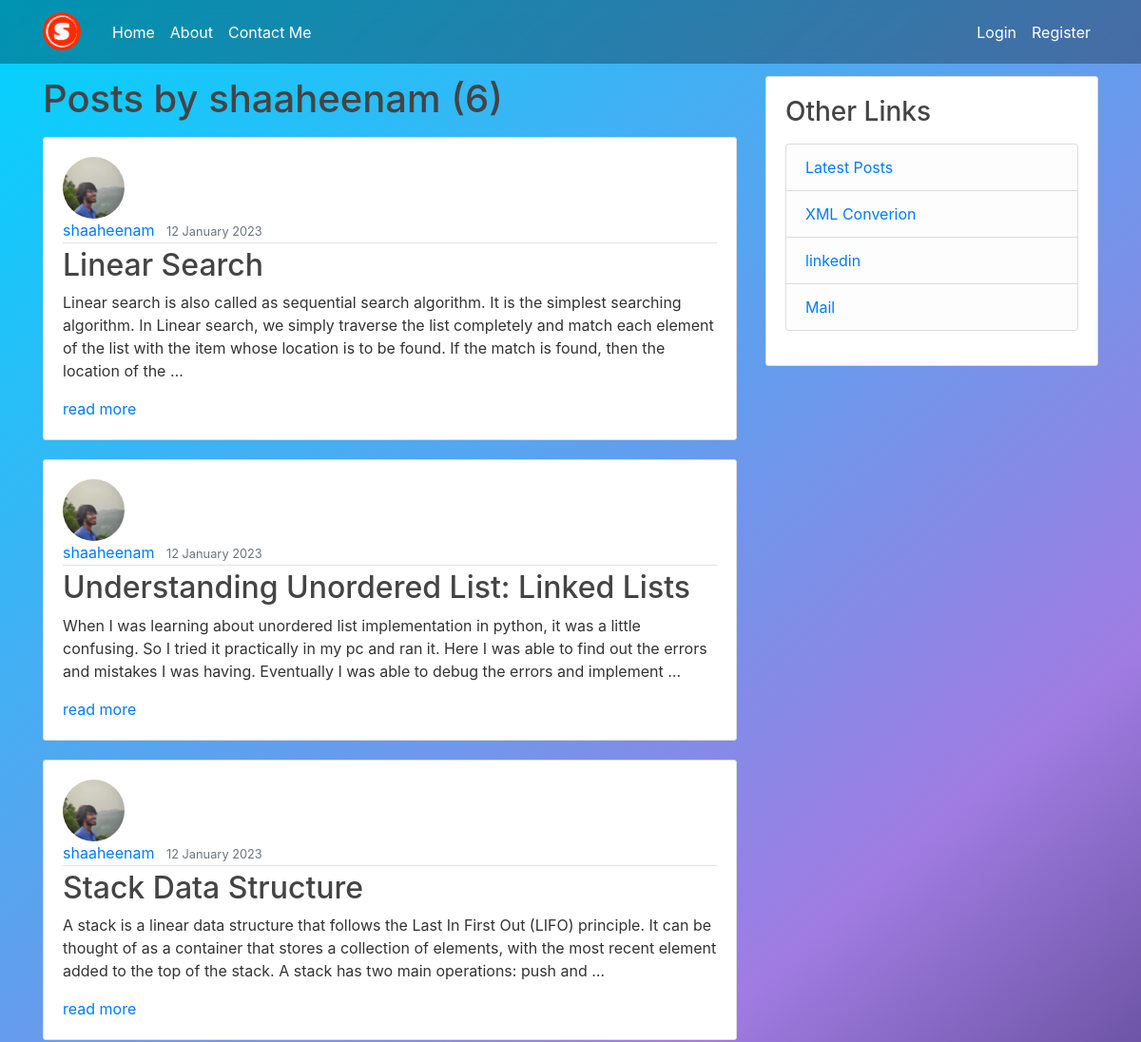
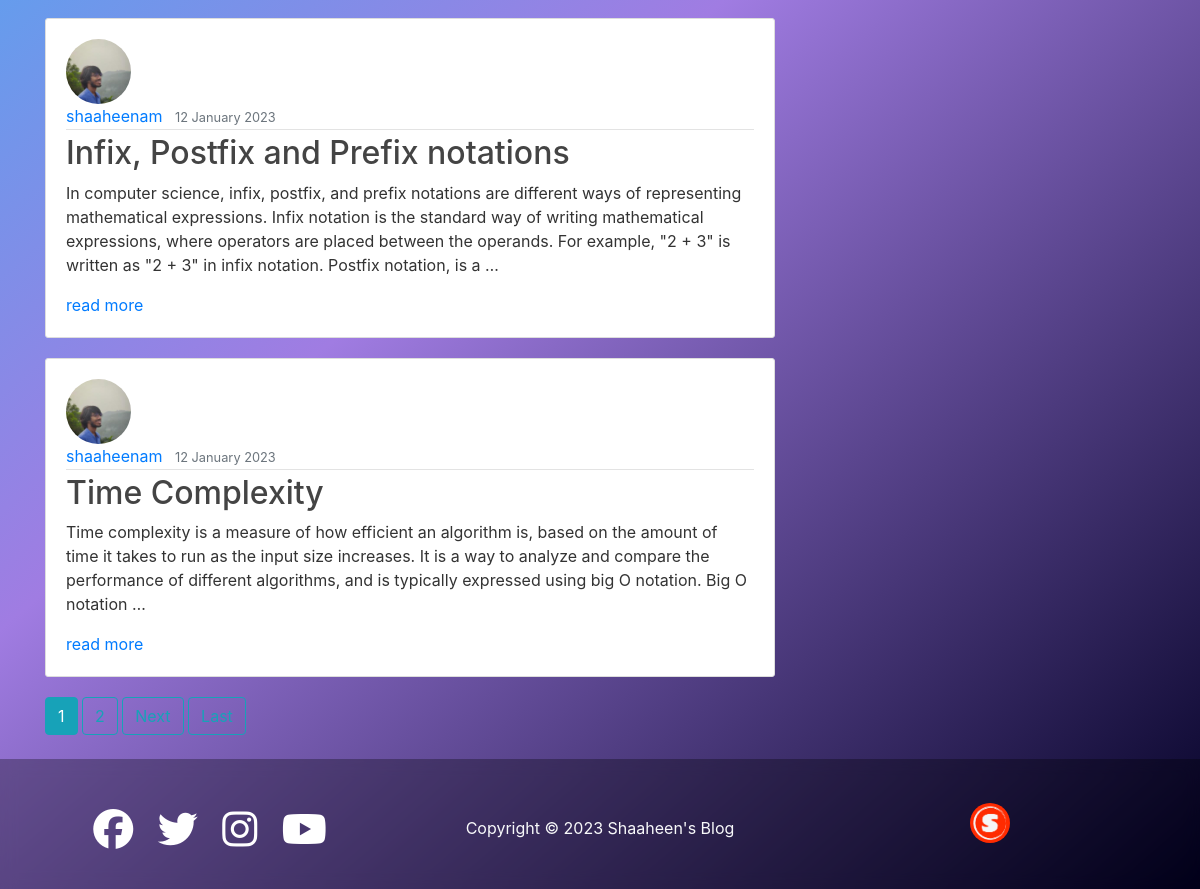
Page /user/shaaheenam on the committed database (2 pictures, top to bottom).
### blog/models.py (models this page shows, shortened)
class Post(models.Model):
    title = models.CharField(max_length=100)
    content = models.TextField()
    date_posted = models.DateTimeField(default=timezone.now)
    author = models.ForeignKey(User, on_delete=models.CASCADE)#if user is deleted, their post is also deleted
    image = models.ImageField(default='post-default.jpg',upload_to='post_images')

### users/models.py (models this page shows, shortened)
class Profile(models.Model):
    user = models.OneToOneField(User, on_delete=models.CASCADE)
    image = models.ImageField(default='default.jpg', upload_to='profile_pics')
    linkedin = models.URLField(null=True)

### blog/views.py (the view)
# urls.py: path('user/<str:username>', UserPostListView.as_view(), name='user-posts'), # blog/post_list.html <- <app>/<model>_<viewtype>.html by default but we gave template name as user_posts.html in views.py
class UserPostListView(ListView):
    model = Post
    template_name = 'blog/user_posts.html' # <app>/<model>_<viewtype>.html
    context_object_name = 'posts'
    paginate_by = 5
    def get_queryset(self):
        user = get_object_or_404(User, username=self.kwargs.get('username'))
        return Post.objects.filter(author=user).order_by('-date_posted')

### blog/templates/blog/user_posts.html (shortened to what this page needs)
{% extends "blog/base.html" %}
{% block content %}
    <h1 class="mb-3">Posts by {{ view.kwargs.username }} ({{ page_obj.paginator.count }})</h1>
    {% for post in posts %}
    <article class="media content-section">
        <img class="rounded-circle article-img" src="{{ post.author.profile.image.url }}">
        <div class="media-body">
          <div class="article-metadata">
            <a class="mr-2" href="{% url 'user-posts' post.author.username %}">{{ post.author }}</a>
            <small class="text-muted">{{ post.date_posted|date:"d F Y" }}</small>
          </div>
          <h2><a class="article-title" href="{% url 'post-detail' post.id %}">{{ post.title }}</a></h2>
          <p class="article-content">{{ post.content|truncatewords:"50" }}</p>
          <a href="{% url 'post-detail' post.id %}">read more</a>
        </div>
      </article>
    {% endfor %}
    {% if is_paginated %}
      {% for num in page_obj.paginator.page_range %}
        {% if page_obj.number  == num %}
          <a class="btn btn-info mb-4" href="?page={{ num }}">{{ num }}</a>
        {% elif num > page_obj.number|add:'-3' and num < page_obj.number|add:'3' %}
        <a class="btn btn-outline-info mb-4" href="?page={{ num }}">{{ num }}</a>
        {% endif %}
      {% endfor %}
      {% if page_obj.has_next %}
        <a class="btn btn-outline-info mb-4" href="?page={{ page_obj.next_page_number }}">Next</a>
        <a class="btn btn-outline-info mb-4" href="?page={{ page_obj.paginator.num_pages }}">Last</a>
      {% endif %}
    {% endif %}
{% endblock content %}
{% block side_links %}
{% if posts.first.author.profile.linkedin %}
  <li class="list-group-item list-group-item-light"><a href="{{ posts.first.author.profile.linkedin }}" target="_blank">linkedin</a></li>
{% endif %}
  <li class="list-group-item list-group-item-light"><a href="mailto:{{ posts.first.author.profile.user.email }}">Mail</a></li>
{% endblock %}

### blog/static/blog/main.css (style rules this page uses)
html { min-height: calc(100vh - 100px); }
body { background: rgb(2,0,36); background: linear-gradient(319deg, rgba(2,0,36,1) 0%, rgba(160,124,226,1) 43%, rgba(0,212,255,1) 100%) no-repeat ; background-size: cover; color: #333333; margin-top: 5rem; background-attachment: fixed; }
h1, h2, h3, h4, h5, h6 { color: #444444; }
.content-section { background: #ffffff; padding: 20px 20px; border: 1px solid #dddddd; border-radius: 3px; margin-bottom: 20px; flex-direction: column; }
.article-title { color: #444444; }
.article-content { white-space: pre-line; }
.article-img { height: 65px; width: 65px; margin-right: 16px; }
.article-metadata { padding-bottom: 1px; margin-bottom: 4px; border-bottom: 1px solid #e3e3e3 }

### rows in the picture
Post: author.profile.image (picture), author "shaaheenam", date_posted "12 January 2023", title "Linear Search", content "Linear search is also called as sequential search algorithm. It is the simplest searching algorithm. In Linear search, we simply traverse the list completely and match each element of the list with the item whose location is to be found. If the match is found, then the location of the …"
Post: author.profile.image (picture), author "shaaheenam", date_posted "12 January 2023", title "Understanding Unordered List: Linked Lists", content "When I was learning about unordered list implementation in python, it was a little confusing. So I tried it practically in my pc and ran it. Here I was able to find out the errors and mistakes I was having. Eventually I was able to debug the errors and implement …"
Post: author.profile.image (picture), author "shaaheenam", date_posted "12 January 2023", title "Stack Data Structure", content "A stack is a linear data structure that follows the Last In First Out (LIFO) principle. It can be thought of as a container that stores a collection of elements, with the most recent element added to the top of the stack. A stack has two main operations: push and …"
Post: author.profile.image (picture), author "shaaheenam", date_posted "12 January 2023", title "Infix, Postfix and Prefix notations", content "In computer science, infix, postfix, and prefix notations are different ways of representing mathematical expressions. Infix notation is the standard way of writing mathematical expressions, where operators are placed between the operands. For example, \"2 + 3\" is written as \"2 + 3\" in infix notation. Postfix notation, is a …"
Post: author.profile.image (picture), author "shaaheenam", date_posted "12 January 2023", title "Time Complexity", content "Time complexity is a measure of how efficient an algorithm is, based on the amount of time it takes to run as the input size increases. It is a way to analyze and compare the performance of different algorithms, and is typically expressed using big O notation. Big O notation …"

### other values in the picture
{{ view.kwargs.username }} "shaaheenam"
{{ page_obj.paginator.count }} "6"
{{ num }} "1"
